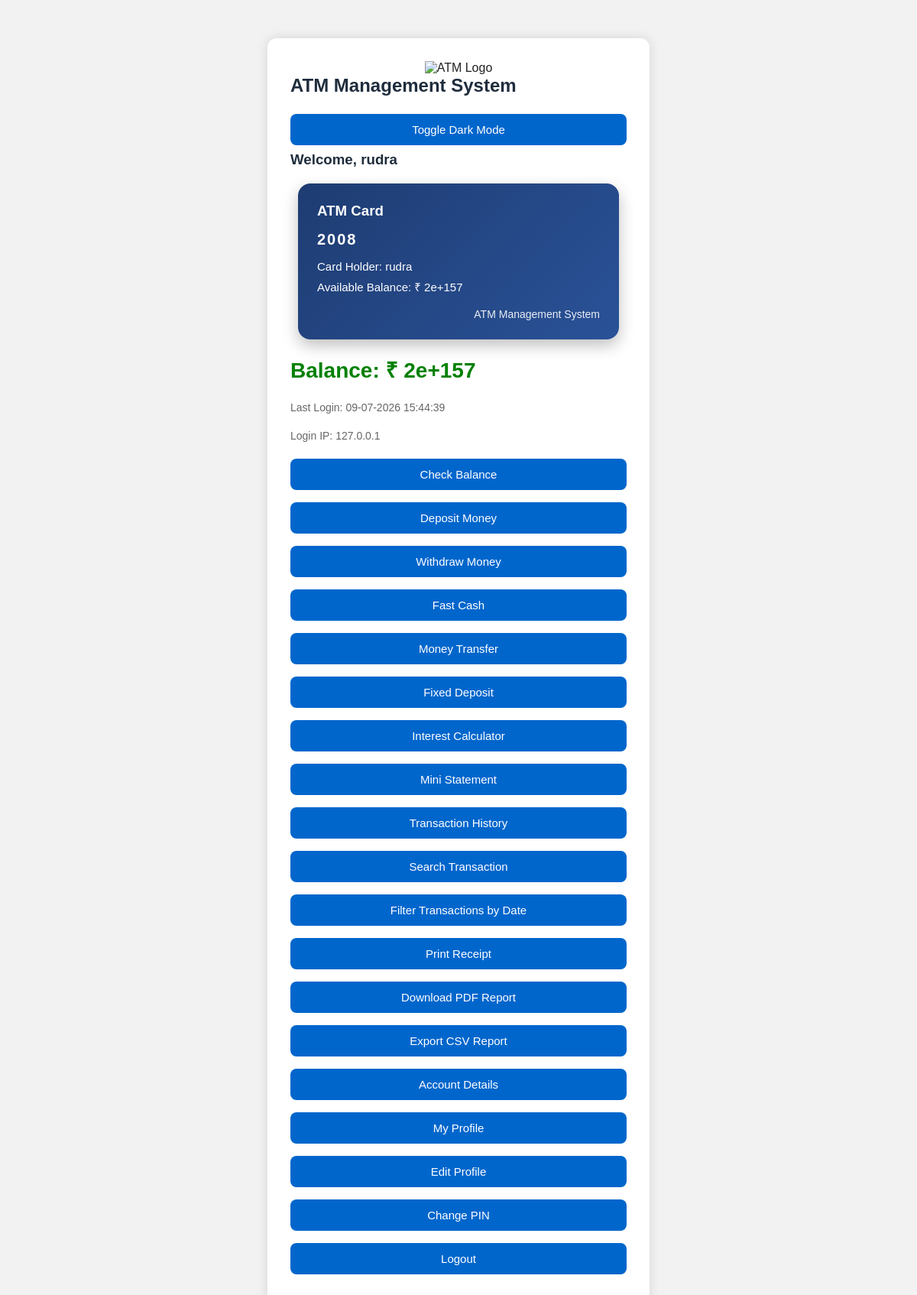
/dashboard (signed in), run on the app's committed database.
### tables this page shows
CREATE TABLE users(
        id INTEGER PRIMARY KEY AUTOINCREMENT,
        card TEXT UNIQUE,
        pin TEXT,
        name TEXT,
        email TEXT,
        balance REAL,
        failed_attempts INTEGER DEFAULT 0,
        is_locked INTEGER DEFAULT 0,
        security_question TEXT,
        security_answer TEXT,
        last_login TEXT,
        login_ip TEXT,
        profile_pic TEXT
    );

### app.py (the view)
@app.route("/dashboard")
def dashboard():
    if not login_required():
        return redirect("/")
    conn = get_conn()
    c = conn.cursor()
    c.execute("""
        SELECT name, card, balance, last_login, login_ip
        FROM users
        WHERE card=?
    """, (session["card"],))
    user = c.fetchone()
    conn.close()
    if not user:
        return redirect("/logout")
    return render_template(
        "dashboard.html",
        name=user[0],
        card=user[1],
        balance=user[2],
        last_login=user[3],
        login_ip=user[4]
    )

### app.py (called while the page is built)
@app.before_request
def make_session_permanent():
    session.permanent = True

def get_conn():
    return sqlite3.connect(DATABASE)

def login_required():
    return "card" in session

### templates/dashboard.html (shortened to what this page needs)
<!DOCTYPE html>
<html lang="en">
<head>
    <link rel="stylesheet" href="{{ url_for('static', filename='style.css') }}">
</head>
<body>
<div class="container">
    <div style="text-align:center;">
        <img src="{{ url_for('static', filename='logo.png') }}" alt="ATM Logo" width="100">
    </div>
    <h2>ATM Management System</h2>
    <button onclick="toggleDarkMode()" class="btn">Toggle Dark Mode</button>
    <h3>Welcome, {{ name }}</h3>
    <div class="atm-card">
        <h3>ATM Card</h3>
        <div class="atm-card-number">{{ card }}</div>
        <div class="atm-card-name">Card Holder: {{ name }}</div>
        <div class="atm-card-balance">Available Balance: ₹ {{ balance }}</div>
        <div class="atm-bank">ATM Management System</div>
    </div>
    <div class="balance">
        Balance: ₹ {{ balance }}
    </div>
    <p class="last-login">Last Login: {{ last_login }}</p>
    <p class="last-login">Login IP: {{ login_ip }}</p>
    <a href="/balance" class="btn">Check Balance</a>
    <a href="/deposit" class="btn">Deposit Money</a>
    <a href="/withdraw" class="btn">Withdraw Money</a>
    <a href="/fast_cash" class="btn">Fast Cash</a>
    <a href="/transfer" class="btn">Money Transfer</a>
    <a href="/fixed_deposit" class="btn">Fixed Deposit</a>
    <a href="/interest_calculator" class="btn">Interest Calculator</a>
    <a href="/mini_statement" class="btn">Mini Statement</a>
    <a href="/history" class="btn">Transaction History</a>
    <a href="/search" class="btn">Search Transaction</a>
    <a href="/filter_transactions" class="btn">Filter Transactions by Date</a>
    <a href="/receipt" class="btn">Print Receipt</a>
    <a href="/download_pdf" class="btn">Download PDF Report</a>
    <a href="/export_csv" class="btn">Export CSV Report</a>
    <a href="/account_details" class="btn">Account Details</a>
    <a href="/profile" class="btn">My Profile</a>
    <a href="/edit_profile" class="btn">Edit Profile</a>
    <a href="/change_pin" class="btn">Change PIN</a>
    <a href="/logout" class="btn logout">Logout</a>
</div>
</body>
</html>

### static/style.css (style rules this page uses)
* { margin:0; padding:0; box-sizing:border-box; font-family:Arial, Helvetica, sans-serif; }
body { background:#f2f2f2; color:#222; min-height:100vh; padding:20px; }
a { text-decoration:none; color:#0066cc; }
h1,h2,h3,h4 { margin-bottom:15px; color:#1f2d3d; }
p { margin:10px 0; color:#444; }
.login-box, .box, .container, .admin-box, .profile-box { width:100%; max-width:500px; background:#fff; margin:30px auto; padding:30px; border-radius:12px; box-shadow:0 0 15px rgba(0,0,0,0.12); }
button, .btn { display:inline-block; width:100%; padding:12px; margin:8px 0; border:none; border-radius:8px; background:#0066cc; color:#fff; font-size:15px; cursor:pointer; text-align:center; transition:0.3s; }
.balance { font-size:28px; color:green; font-weight:bold; margin:20px 0; }
.last-login { margin-top:15px; font-size:14px; color:#666; line-height:1.6; }
.atm-card { width:100%; max-width:420px; margin:20px auto; padding:25px; border-radius:16px; background:linear-gradient(135deg, #1e3c72, #2a5298); color:white; box-shadow:0 8px 20px rgba(0,0,0,0.25); text-align:left; }
.atm-card h3 { color:white; margin-bottom:15px; }
.atm-card-number { font-size:20px; letter-spacing:2px; margin:15px 0; font-weight:bold; }
.atm-card-name, .atm-card-balance { font-size:15px; margin:8px 0; }
.atm-bank { text-align:right; font-size:14px; margin-top:18px; opacity:0.9; }

### data on the page
users: name "rudra", card "2008", balance "2e+157", last_login "09-07-2026 15:44:39", login_ip "127.0.0.1"
